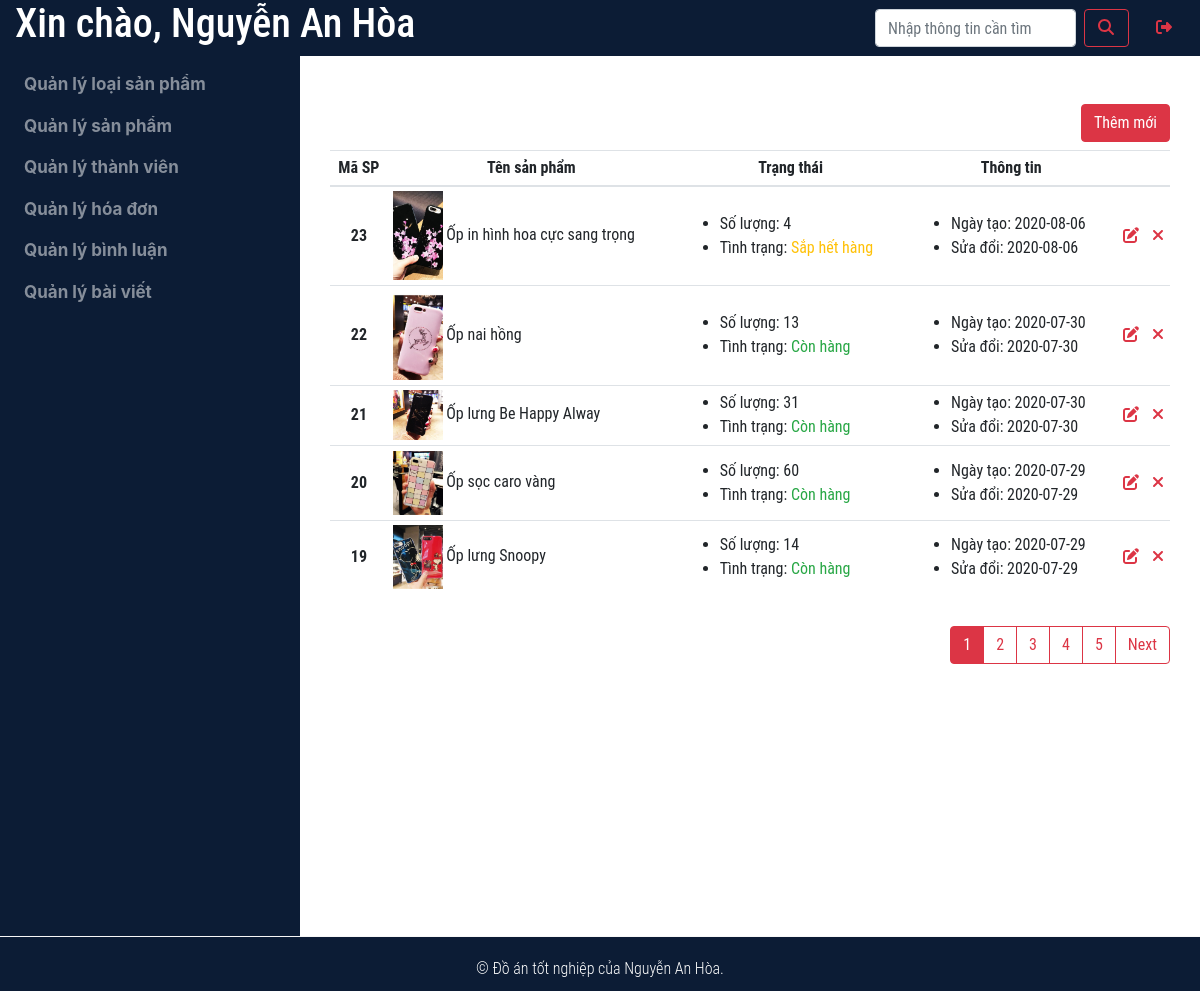
The app's page /doanadmin/views/index.php?manage=product&ac=list (signed in) with its own data.
### tables this page shows
CREATE TABLE `product` (
  `id_product` int(11) NOT NULL,
  `id_type` int(11) NOT NULL,
  `product_name` varchar(250) NOT NULL,
  `amount` int(11) NOT NULL,
  `img_1` varchar(250) NOT NULL,
  `img_2` varchar(250) NOT NULL,
  `price` float NOT NULL,
  `content` varchar(250) NOT NULL,
  `dateCreated` timestamp NOT NULL DEFAULT current_timestamp(),
  `dateUpdate` timestamp NOT NULL DEFAULT current_timestamp()
);

### doanadmin/modules/manageproduct/list.php (the view, shortened to what this page needs)
<?php
    $sql_list = "SELECT
                    count(`id_product`) as total
                FROM
                    `product`, `type_products`
                WHERE
                    `type_products`.`id_type` = `product`.`id_type`
                ORDER BY `product`.`id_product` DESC";
    $result = mysqli_query($conn, $sql_list);
    $row = mysqli_fetch_assoc($result);
    $total_records = $row['total'];
    $current_page = isset($_GET['page']) ? $_GET['page'] : 1;
    $limit = 5;
    $total_page = ceil($total_records / $limit);
    $start = ($current_page - 1) * $limit;
    $result = mysqli_query($conn, "SELECT
                                        `id_product`, `type_name`, `product_name`,
                                        `amount`, `img_1`, `img_2`,
                                        `price`, `content`, `product`.
                                        `dateCreated` AS `dayCreate`, `product`.`dateUpdate` AS `dayUpdate`
                                    FROM
                                        `product`, `type_products`
                                    WHERE
                                        `type_products`.`id_type` = `product`.`id_type`
                                    ORDER BY `product`.`id_product` DESC
                                    LIMIT $start, $limit");
?>
<section>
    <div class="container mt-5 mb-5 font-roboto">
        <div class="d-flex">
            <a class="btn btn-danger mb-2 ml-auto" href="index.php?manage=product&ac=add">Thêm mới</a>
        </div>
        <div>
            <table class="table table-hover vertical-middle text-center table-sm">
                <thead>
                    <tr>
                    <th scope="col">Mã SP</th>
                    <th scope="col">Tên sản phẩm</th>
                    <th scope="col">Trạng thái</th>
                    <th scope="col">Thông tin</th>
                    <th colspan="2"></th>
                    </tr>
                </thead>
                <tbody>
                    <?php
                        while($list = mysqli_fetch_assoc($result)){
                    ?>
                    <tr>
                        <th scope="row"><?php echo $list['id_product'];?></th>
                        <td class="text-left">
                            <a class="" href="index.php?manage=gallery&ac=list&id=<?php echo $list['id_product'];?>" data-toggle="tooltip" data-placement="bottom" title="Danh sách ảnh <?php echo $list['product_name'];?>">
                            <img style="width: 50px;" src="/doan/doanadmin/modules/manageproduct/uploads/<?php echo $list['img_1'];?>" alt="">
                            </a>
                            <?php echo $list['product_name'];?>
                        </td>
                        <td class="text-left">
                            <ul class="m-0">
                                <li>
                                    Số lượng: <?php echo $list['amount'];?>
                                </li>
                                <li>
                                    Tình trạng:
                                    <?php
                                        if($list['amount'] <= 0){
                                            echo '<span class="text-danger">Hết hàng</span>';
                                        }elseif($list['amount'] > 0 && $list['amount'] <= 5){
                                            echo '<span class="text-warning">Sắp hết hàng</span>';
                                        }else{
                                            echo '<span class="text-success">Còn hàng</span>';
                                        }
                                    ?>
                                </li>
                            </ul>
                        </td>
                        <td class="text-left">
                            <ul class="m-0">
                                <li>
                                    Ngày tạo:
                                    <?php
                                        $dateCreated = explode(' ', $list['dayCreate']);
                                        echo $dateCreated[0];
                                    ?>
                                </li>
                                <li>
                                    Sửa đổi:
                                    <?php
                                        $dateCreated = explode(' ', $list['dayCreate']);
                                        echo $dateCreated[0];
                                    ?>
                                </li>
                            </ul>
                        </td>
                        <td>
                            <a class="text-danger" href="index.php?manage=product&ac=update&id=<?php echo $list['id_product'];?>" data-toggle="tooltip" data-placement="bottom" title="Sửa sản phẩm"><i class="fas fa-edit"></i></a>
                        </td>
                        <td>
                            <a class="text-danger" href="../modules/manageproduct/handling.php?id=<?php echo $list['id_product'];?>" data-toggle="tooltip" data-placement="bottom" title="Xóa sản phẩm">
                                <i class="fas fa-times"></i>
                            </a>
                        </td>
                    </tr>
                    <?php
                        }
                    ?>
                </tbody>
            </table>
        </div>
        <div class="d-flex">
            <div class="btn-group mt-3 ml-auto" role="group" aria-label="Basic example">
                <?php
                    for ($i = 1; $i <= $total_page; $i++){
                        if ($i == $current_page){
                            echo '<a class="btn btn-outline-danger active" href="index.php?manage=product&ac=list&page='.$i.'">'
                                    .$i.
                                '</a>';
                        }else{
                            echo '<a class="btn btn-outline-danger" href="index.php?manage=product&ac=list&page='.$i.'">'
                                    .$i.
                                '</a>';
                        }
                    }
                    if ($current_page < $total_page && $total_page > 1){
                        echo '<a class="btn btn-outline-danger" href="index.php?manage=product&ac=list&page='.($current_page+1).'">
                                Next
                            </a>';
                    }
                ?>
            </div>
        </div>
    </div>
</section>

### doanadmin/views/index.php (shortened to what this page needs)
<!doctype html>
<html lang="en">
  <head>
    <link rel="stylesheet" href="/doan/assets/css/bootstrap.min.css">
    <link rel="stylesheet" href="/doan/assets/css/style.css">
  </head>
  <body>
    <?php
      require('../modules/header.php');
      require('../modules/content.php');
      require('../modules/footer.php');
    ?>
  </body>
</html>

### doanadmin/modules/header.php (shortened to what this page needs)
<section>
    <div class="container-fluid font-roboto d-flex" style="background: #0C1C35;">
        <a class="text-white pr-3 m-0" href="../views/index.php">
            <h1>
                Xin chào, <?php echo $_SESSION['login']; ?>
            </h1>
        </a>
        <div class="d-flex ml-auto">
            <?php
                if(isset($_GET['manage'])){
                    $tam = $_GET['manage'];
                }else{
                    $tam = '';
                }
                if($tam == 'product'){
            ?>
            <form class="ml-auto form-inline my-2 my-lg-0" action="index.php?manage=search&ac=sp" method="post">
                <input class="form-control mr-sm-2 col-md-9 col-9" name="product" type="text" placeholder="Nhập thông tin cần tìm" aria-label="Search">
                <button class="btn btn-outline-danger my-2 my-sm-0 col-md-2 col-2" type="submit" name="search">
                    <i class="fas fa-search"></i>
                </button>
            </form>
            <?php
                }
            ?>
            <form class="d-flex ml-auto" action="" method="post" enctype="multipart/form-data">
                <button class="btn text-danger" type="submit" name="logout" data-toggle="tooltip" data-placement="bottom" title="Đăng xuất">
                    <i class="fas fa-sign-out-alt"></i>
                </button>
            </form>
        </div>
    </div>
</section>

### doanadmin/modules/content.php
<div class="contaner-fluid">
    <div class="row mr-0 ml-0">
    <div class="menu-admin col-md-3 pl-0 pr-0">
    <?php require('../modules/menu.php');?>
</div>
<div class="col-md-9">
    <?php
        if(isset($_GET['manage']) && $_GET['ac']){
            $tam = $_GET['manage'];
            $tam1 = $_GET['ac'];
        }else{
            $tam = '';
        }
        if($tam == 'product' && $tam1 == 'add'){
            require('../modules/manageproduct/add.php');
        }elseif($tam == 'product' && $tam1 == 'list'){
            require('../modules/manageproduct/list.php');
        }elseif($tam == 'product' && $tam1 == 'update'){
            require('../modules/manageproduct/update.php');
        }elseif($tam == 'gallery' && $tam1 == 'list'){
            require('../modules/managegallery/list.php');
        }elseif($tam == 'gallery' && $tam1 == 'add'){
            require('../modules/managegallery/add.php');
        }elseif($tam == 'typeproduct' && $tam1 == 'add'){
            require('../modules/managetypeproduct/add.php');
        }elseif($tam == 'typeproduct' && $tam1 == 'list'){
            require('../modules/managetypeproduct/list.php');
        }elseif($tam == 'typeproduct' && $tam1 == 'update'){
            require('../modules/managetypeproduct/update.php');
        }elseif($tam == 'user' && $tam1 == 'list'){
            require('../modules/manageuser/list.php');
        }elseif($tam == 'bill' && $tam1 == 'list'){
            require('../modules/managecart/list.php');
        }elseif($tam == 'bill' && $tam1 == 'update'){
            require('../modules/managecart/update.php');
        }elseif($tam == 'bill' && $tam1 == 'view'){
            require('../modules/managecart/view.php');
        }elseif($tam == 'rate' && $tam1 == 'list'){
            require('../modules/managerate/list.php');
        }elseif($tam == 'rate' && $tam1 == 'view'){
            require('../modules/managerate/view.php');
        }elseif($tam == 'news' && $tam1 == 'list'){
            require('../modules/managenews/list.php');
        }elseif($tam == 'news' && $tam1 == 'add'){
            require('../modules/managenews/add.php');
        }elseif($tam == 'news' && $tam1 == 'update'){
            require('../modules/managenews/update.php');
        }elseif($tam == 'search' && $tam1 == 'sp'){
            require('../modules/search/searchProduct.php');
        }elseif($tam == 'search' && $tam1 == 'us'){
            require('../modules/search/searchUser.php');
        }elseif($tam == 'search' && $tam1 == 'cart'){
            require('../modules/search/searchCart.php');
        }else{
            require('../modules/view.php');
        }
    ?>
</div>
    </div>
</div>

### doanadmin/modules/menu.php (shortened to what this page needs)
<nav class="navbar navbar-expand-lg navbar-dark" style="background: #0C1C35; background-repeat: repeat-y;">
    <div class="collapse navbar-collapse" id="navbarSupportedContent">
        <ul class="navbar-nav flex-column justify-content-center">
            <li class="nav-item">
                <a class="nav-link" href="index.php?manage=typeproduct&ac=list">
                    Quản lý loại sản phẩm
                </a>
            </li>
            <li class="nav-item">
                <a class="nav-link" href="index.php?manage=product&ac=list">
                    Quản lý sản phẩm
                </a>
            </li>
            <li class="nav-item dropdown">
                <a class="nav-link" href="index.php?manage=user&ac=list">
                    Quản lý thành viên
                </a>
            </li>
            <li class="nav-item dropdown">
                <a class="nav-link" href="index.php?manage=bill&ac=list">
                    Quản lý hóa đơn
                </a>
            </li>
            <li class="nav-item">
                <a class="nav-link" href="index.php?manage=rate&ac=list">
                    Quản lý bình luận
                </a>
            </li>
            <li class="nav-item dropdown">
                <a class="nav-link" href="index.php?manage=news&ac=list">
                    Quản lý bài viết
                </a>
            </li>
        </ul>
    </div>
</nav>

### doanadmin/modules/footer.php
<section class="">
    <footer class="footer font-roboto sticky-bottom">
        <div class="footer-bot text-footer text-center">
            <p>	&copy; Đồ án tốt nghiệp của Nguyễn An Hòa.</p>
        </div>
    </footer>
</section>

### assets/css/style.css (style rules this page uses)
.font-roboto { font-family: 'Roboto Condensed', sans-serif; }
.navbar-nav>li>a { font-weight: 700; font-size: 17px; }
.footer { background-color: #0C1C35; }
.text-footer { font-weight: 300; color: #ffffff; }
.footer-bot { border-top: 1px solid #F7F7F7; padding-top: 20px; padding-bottom: 10px; }
.footer-bot p { margin: 0px; }
.vertical-middle th, .vertical-middle thead th, .vertical-middle td { vertical-align: middle; }
.menu-admin { background: #0C1C35; background-repeat: repeat-y; height: 110vh; }

### records on screen
product: id_product "23", img_1 (picture), product_name "Ốp in hình hoa cực sang trọng", amount "4", shows "Sắp hết hàng", dateCreated "2020-08-06"
product: id_product "22", img_1 (picture), product_name "Ốp nai hồng", amount "13", shows "Còn hàng", dateCreated "2020-07-30"
product: id_product "21", img_1 (picture), product_name "Ốp lưng Be Happy Alway", amount "31", shows "Còn hàng", dateCreated "2020-07-30"
product: id_product "20", img_1 (picture), product_name "Ốp sọc caro vàng", amount "60", shows "Còn hàng", dateCreated "2020-07-29"
product: id_product "19", img_1 (picture), product_name "Ốp lưng Snoopy", amount "14", shows "Còn hàng", dateCreated "2020-07-29"

### other values on screen
$_SESSION['login'] "Nguyễn An Hòa"
